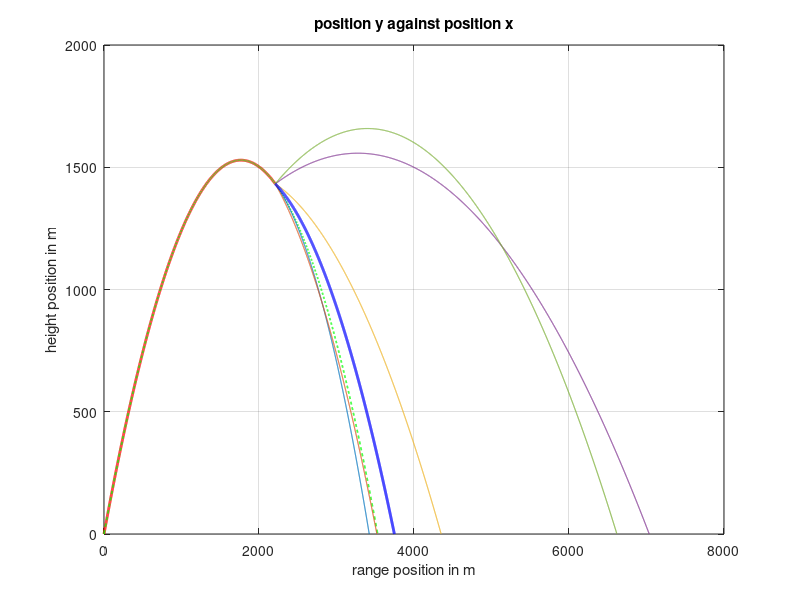

Reproduce this figure in MATLAB. (Note: this script raises an error after producing the figure.)
%% This program simulates and calculates the centre of mass of a bomb following a projectile motion
% In this program it is assumed that the bomb starts at on piece and then
% explodes into multiple fragments
clear ; clc; %clear previous program
%% Setting up paremters
M = 100; % the mass in kg
theta = pi/3; % the angle that the bomb starts at in deg
speed = 200; % the initial speed of the bomb in m/s
x_speed = speed*cos(theta) ; % x component of the speed
y_speed = speed*sin(theta) ; % y component of the speed
v = [x_speed, y_speed];
g = 9.81; % the acceleraton of gravity in m+/s^2
y_at_peak = y_speed^2/(2*g);
time_at_peak = y_speed/g;
x_at_peak = x_speed*time_at_peak;

%range of explosion is between quarter and three-quarters through
%doing this here because we need speed and position right before explosion
% explosion_time = time_at_peak + rand*time_at_peak*0.5;
explosion_time = time_at_peak*0.5 +rand*time_at_peak;
velocity_pre_explosion = [x_speed,0];
explosion_position = [0, 0];
%% the trajectory of the bomb
tau = 0.01; %timestep
Nsteps = ceil((2*time_at_peak)/tau); % number of steps
explosion_step = ceil(explosion_time/tau);
x_position = zeros(1, Nsteps+1);
y_position = zeros(1, Nsteps+1);
for i=2:Nsteps+1
% now we will update the velocity and the position since the acceleration
% is constant
    t = i*tau ; % current time
% from the kinematic equations
    x_position(i) = x_speed*t ; % x = xo +v(ox)t 
    y_position(i) = y_speed*t - 0.5*g*t^2 ; % y = yo + v(oy)t-gt^2/2
    if i == explosion_step
        velocity_pre_explosion(2) = y_speed - g*t;
        explosion_position = [x_position(i), y_position(i)];
    end
    if y_position(i) < 0 %to counter error due to rounding
        y_position(i) = 0;
        x_position(i) = x_speed*2*time_at_peak;
    end
end
%% plotting 
clf ; % clear and move forward
plot(x_position(1, 1:explosion_step),y_position(1, 1:explosion_step),'r-','LineWidth',2)
grid on
hold on
plot(x_position,y_position,'g--','Linewidth',1.2)
title('position y against position x')
xlabel('range position in m')
ylabel('height position in m')
grid on
hold on

%part 2
%randomise some aspects of explosion
explosion_impulse_time = 0.1;
n_fragments = 4 + ceil(3*rand);
fragment_masses = zeros(1, n_fragments);
remaining_mass = M;
for i=1:n_fragments-1
    %largest fragment is less than 60% of remainder, greater than 10%
    %this way we don't have (or 'ignore') minisicule pieces
    fragment_masses(i) = (0.1*remaining_mass) + (0.5*rand*remaining_mass);
    remaining_mass = remaining_mass - fragment_masses(i);
end
fragment_masses(n_fragments) = remaining_mass;

%if each fragment is a circle sector, with sides R = 0.25,
%the angle for each sector is given by
fragment_angles = 2*pi*fragment_masses/M;
%randomising a starting point, relative to the horizontal
explosion_force = 6000 + (rand*3000); %newtons
impulse = explosion_force*explosion_impulse_time;
x_speed_fragments = zeros(1, n_fragments);
y_speed_fragments = zeros(1, n_fragments);
starting_angle = 2*pi*rand; %randomised initially, cimulative
%getting initial velocities, conservation of momentum
for i=1:n_fragments
    
    %the centre of mass of each circle sector with angle gamma, is along
    %the radius starting from gamma/2 (due to symmetry).
    %so, the angle from from the horizontal to the direction each fragment
    %will fly off in is given by
    
    tilda = starting_angle + fragment_angles(i)/2;
    % mv(aft) - mv(bef) = ft
    
    x_speed_fragments(i) = ((impulse * cos(tilda))+ ...
        (fragment_masses(i)*velocity_pre_explosion(1)))/fragment_masses(i);   
    y_speed_fragments(i) = ((impulse * sin(tilda))+ ...
        (fragment_masses(i)*velocity_pre_explosion(2)))/fragment_masses(i);  
    
    starting_angle = starting_angle + fragment_angles(i);
end
%these get extended, in the following loop
fragment_x_positions = zeros(n_fragments, 1);
fragment_y_positions = zeros(n_fragments, 1);

all_midair = ones(1, n_fragments);
reached_ground = 0; %n of fragments that reached ground
midair = true;
frames_to_ground = zeros(1, n_fragments);
k = 0; %while loop counter
while (midair)
    t = tau*k;
    k = k+1;
    for i=1:n_fragments
        fragment_x_positions(i, k) = (x_speed_fragments(i)*t)+explosion_position(1);
        fragment_y_positions(i, k) = ((y_speed_fragments(i)*t)-(0.5*g*t^2))+explosion_position(2);
        if (fragment_y_positions(i, k) < 0) && all_midair(i) 
            all_midair(i) = 0;
            frames_to_ground(i) = k-1;
            reached_ground = reached_ground + 1;
            if (reached_ground == n_fragments)
                midair = false;
                %DO NOT ADD 'BREAK', still need x positions to be set
            end
        end
    end
end

%plotting the trajectory of the peices
for i=1:n_fragments
    plot(fragment_x_positions(i, 1:frames_to_ground(i)), ...
        fragment_y_positions(i, 1:frames_to_ground(i)),'LineWidth',0.8);
    grid on
    hold on
end


centre_of_mass = zeros(2, k);

for j=1:k
    for i=1:n_fragments
        centre_of_mass(1, j) = centre_of_mass(1, j) + (fragment_x_positions(i, j) * fragment_masses(i));
        centre_of_mass(2, j) = centre_of_mass(2, j) + (fragment_y_positions(i, j) * fragment_masses(i));
    end
    if centre_of_mass(2, j) < 0
        frames_to_ground(n_fragments+1) = j-1;
        break
    end
end
centre_of_mass = centre_of_mass/M;

plot(centre_of_mass(1, 1:frames_to_ground(n_fragments+1)), ...
    centre_of_mass(2, 1:frames_to_ground(n_fragments+1)),'b-', 'lineWidth', 2) % plotting the centre of mass trajectory
f_names = strings(1, 3 + n_fragments);
f_names(1) = 'bomb';
f_names(2) = 'expected trajectory';
for i=3:2+n_fragments
    f_names(i) = 'fragment ' + string(i-2);
end
f_names(n_fragments+3) = 'centre of mass';
% ylim([0, inf]);
legend(f_names) %remove this to view graph clearly